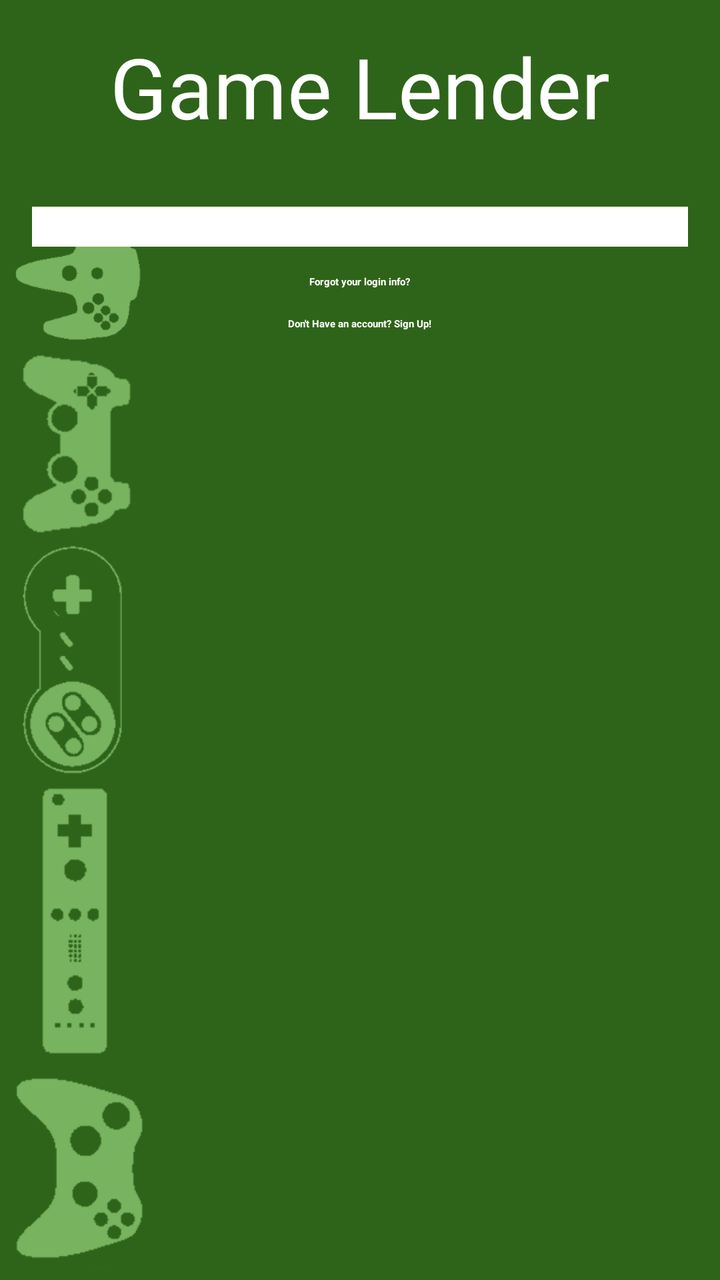
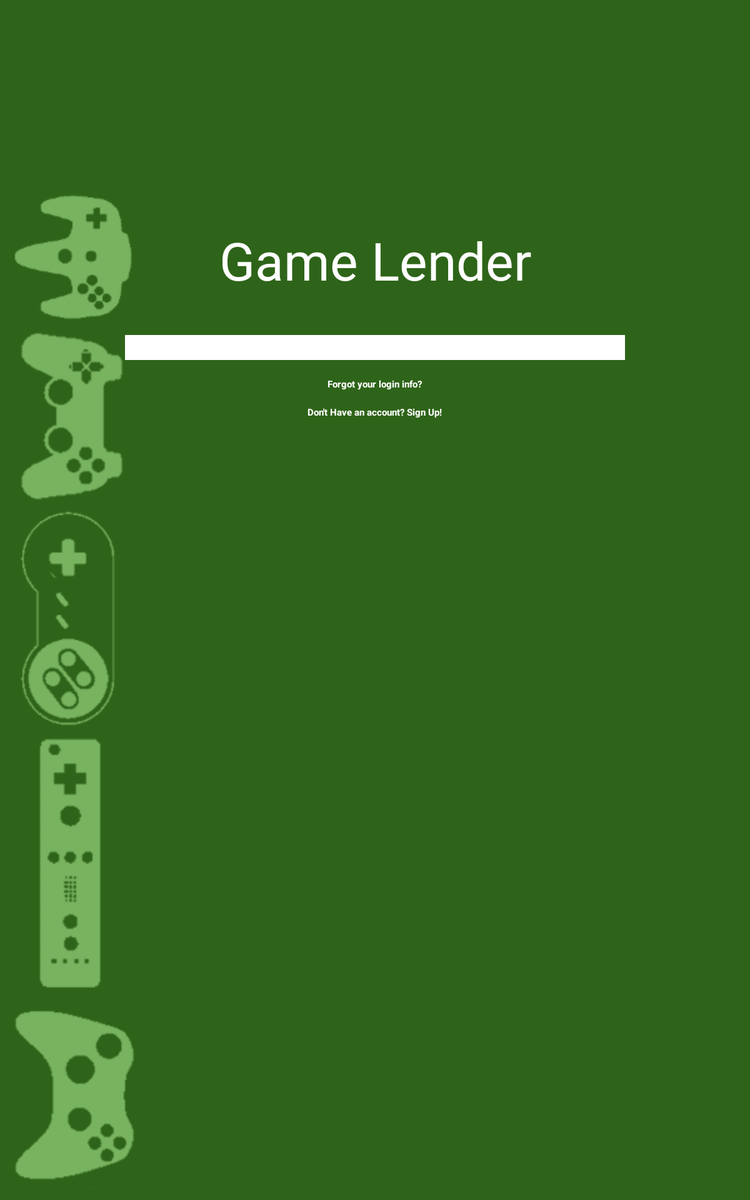

First picture: res/layout/ on a phone held upright. Second picture: the repository's own variant of that layout, on a device whose configuration matches the variant's folder. Source for both follows.
<!-- AndroidManifest.xml: application theme Theme.Gamelender -->
<!-- res/layout/activity_login.xml -->
<RelativeLayout xmlns:android="http://schemas.android.com/apk/res/android"
    xmlns:tools="http://schemas.android.com/tools"
    style="@style/AuthBackground"
    android:layout_width="match_parent"
    android:layout_height="match_parent"
    tools:context="com.chowlb.gamelender.ui.LoginActivity" >

    <ImageView
        android:id="@+id/backgroundImage"
        style="@style/AuthBackgroundImage"
        android:contentDescription="@string/content_desc_background_image" />

    <TextView
        android:id="@+id/logoText"
        style="@style/AuthTitle" />

    <LinearLayout
        android:id="@+id/editTextLinearLayout"
        style="@style/AuthFieldContainer" >

        <EditText
            android:id="@+id/usernameField"
            style="@style/AuthEditText"
            android:hint="@string/username_hint" >

            <requestFocus />
        </EditText>

        <EditText
            android:id="@+id/passwordField"
            style="@style/AuthEditText"
            android:hint="@string/password_hint"
            android:inputType="textPassword" />
    </LinearLayout>

    <Button
        android:id="@+id/loginButton"
        style="@style/AuthButton"
        android:layout_below="@id/editTextLinearLayout"
        android:layout_alignParentLeft="true"
        android:text="@string/login_button_label" />

    <TextView
        android:id="@+id/forgotPasswordText"
        android:layout_width="wrap_content"
        android:layout_height="wrap_content"
        android:layout_below="@id/loginButton"
        android:layout_centerHorizontal="true"
        android:text="@string/forgot_password_text"
        android:layout_marginTop="14dp"
        android:textColor="@android:color/white"
        android:textStyle="bold" />
    
    <TextView
        android:id="@+id/signupText"
        android:layout_width="wrap_content"
        android:layout_height="wrap_content"
        android:layout_below="@id/forgotPasswordText"
        android:layout_centerHorizontal="true"
        android:text="@string/sign_up_text"
        android:layout_marginTop="14dp"
        android:textColor="@android:color/white"
        android:textStyle="bold" />

</RelativeLayout>
<!-- resources referenced by this layout -->
<resources>
  <string name="content_desc_background_image">Background image</string>
  <string name="forgot_password_text">Forgot your login info?</string>
  <string name="login_button_label">SIGN IN</string>
  <string name="password_hint">Password</string>
  <string name="sign_up_text">Don\'t Have an account? Sign Up!</string>
  <string name="username_hint">Username</string>
  <style name="AuthBackground">
          <item name="android:background">@drawable/background_fill</item>
      </style>
  <style name="AuthBackgroundImage">
          <item name="android:scaleType">fitStart</item>
          <item name="android:layout_width">match_parent</item>
          <item name="android:layout_height">match_parent</item>
          <item name="android:layout_alignParentLeft">true</item>
          <item name="android:layout_alignParentTop">true</item>
          <item name="android:src">@drawable/fullbackground</item>
      </style>
  <style name="AuthFieldContainer">
          <item name="android:background">@android:color/white</item>
          <item name="android:layout_marginLeft">@dimen/activity_horizontal_margin</item>
          <item name="android:layout_marginRight">@dimen/activity_horizontal_margin</item>
          <item name="android:layout_marginTop">@dimen/login_vertical_margin</item>
          <item name="android:orientation">vertical</item>
          <item name="android:paddingBottom">@dimen/login_vertical_padding</item>
          <item name="android:paddingLeft">@dimen/login_horizontal_padding</item>
          <item name="android:paddingRight">@dimen/login_horizontal_padding</item>
          <item name="android:paddingTop">@dimen/login_vertical_padding</item>
          <item name="android:layout_width">match_parent</item>
          <item name="android:layout_height">wrap_content</item>
          <item name="android:layout_below">@id/logoText</item>
      </style>
  <style name="AuthTitle" parent="android:Widget.Holo.Light.TextView">
          <item name="android:layout_width">match_parent</item>
          <item name="android:layout_height">wrap_content</item>
          <item name="android:layout_alignParentTop">true</item>
          <item name="android:layout_marginTop">15dp</item>
          <item name="android:gravity">center</item>
          <item name="android:text">@string/app_name</item>
          <item name="android:textColor">@android:color/white</item>
          <item name="android:textSize">42sp</item>
      </style>
  <!-- drawable background_fill: png bitmap (drawable-hdpi, 2949 bytes) -->
  <!-- drawable fullbackground: png bitmap (drawable-hdpi, 21837 bytes) -->
  <dimen name="activity_horizontal_margin">16dp</dimen>
  <dimen name="login_vertical_margin">32dp</dimen>
  <dimen name="login_vertical_padding">10dp</dimen>
  <dimen name="login_horizontal_padding">10dp</dimen>
  <string name="app_name">Game Lender</string>
</resources>
<!-- res/layout-large/activity_login.xml (the author's variant of the layout above) -->
<!-- drawn on a 7-inch tablet held upright -->
<RelativeLayout xmlns:android="http://schemas.android.com/apk/res/android"
    xmlns:tools="http://schemas.android.com/tools"
    style="@style/AuthBackground"
    android:layout_width="match_parent"
    android:layout_height="match_parent"
    tools:context="com.chowlb.gamelender.ui.LoginActivity" >

    <ImageView
        android:id="@+id/backgroundImage"
        style="@style/AuthBackgroundImage"
        android:contentDescription="@string/content_desc_background_image" />

    <TextView
        android:id="@+id/logoText"
        style="@style/AuthTitle"
        android:layout_marginTop="180dp" />

    <LinearLayout
        android:id="@+id/editTextLinearLayout"
        style="@style/AuthFieldContainer"
        android:layout_width="400dp"
        android:layout_centerHorizontal="true" >

        <EditText
            android:id="@+id/usernameField"
            style="@style/AuthEditText"
            android:hint="@string/username_hint" >

            <requestFocus />
        </EditText>

        <EditText
            android:id="@+id/passwordField"
            style="@style/AuthEditText"
            android:hint="@string/password_hint"
            android:inputType="textPassword" />
    </LinearLayout>

    <Button
        android:id="@+id/loginButton"
        style="@style/AuthButton"
        android:layout_width="400dp"
        android:layout_below="@id/editTextLinearLayout"
        android:layout_centerHorizontal="true"
        android:text="@string/login_button_label" />

    <TextView
        android:id="@+id/forgotPasswordText"
        android:layout_width="wrap_content"
        android:layout_height="wrap_content"
        android:layout_below="@id/loginButton"
        android:layout_centerHorizontal="true"
        android:text="@string/forgot_password_text"
        android:layout_marginTop="14dp"
        android:textColor="@android:color/white"
        android:textStyle="bold" />
    
    <TextView
        android:id="@+id/signupText"
        android:layout_width="wrap_content"
        android:layout_height="wrap_content"
        android:layout_below="@id/forgotPasswordText"
        android:layout_centerHorizontal="true"
        android:layout_marginTop="12dp"
        android:text="@string/sign_up_text"
        android:textColor="@android:color/white"
        android:textStyle="bold" />

</RelativeLayout>
